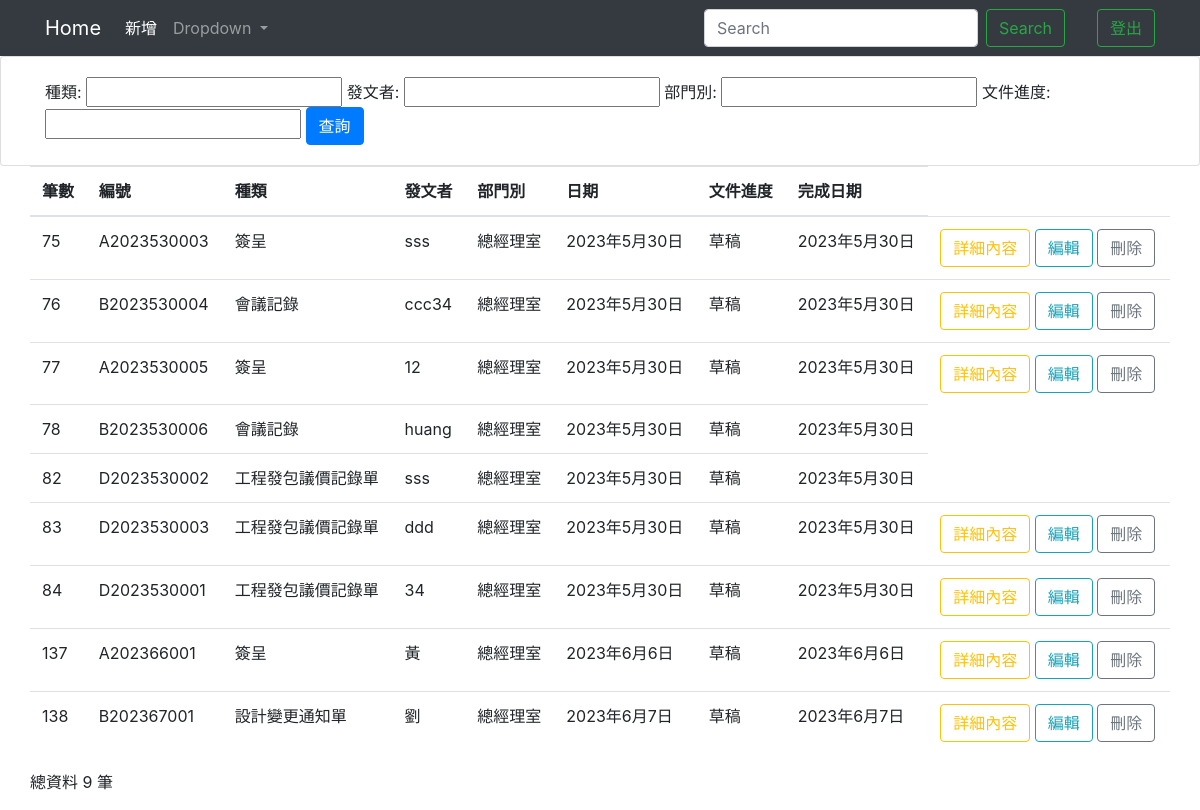
The app's page /homeIndex/ with its own data.
### testapp/models.py (models this page shows)
class Home(models.Model):
    cNumber = models.CharField(max_length=50, default='', null=False)
    cAuther = models.CharField(max_length=20, null=False)#姓名
    cDepartment = models.CharField(max_length=50,null=False)#單位
    cType = models.CharField(max_length=10,default=" ",null=False)
    cProgress = models.CharField(max_length=20,null=False,default='')
    cDate = models.DateField(null=False)#日期
    cEndDate = models.DateField(blank=True, null=True)
    cLock = models.CharField(max_length=5,null=False,default='否')

### testapp/views.py (the view)
# urls.py: path('homeIndex/',homeIndex),
def homeIndex(request):
    if request.user.is_authenticated:
        username=request.user.username
        authenticate=request.user.is_staff
    if 'q' in request.GET:
        q = request.GET['q']
        multiple_q = Q(Q(cNumber__icontains=q) | Q(cType__icontains=q) | Q(cAuther__icontains=q) | Q(cProgress__icontains=q) | Q(cDate__icontains=q) | Q(cEndDate__icontains=q))
        all = Home.objects.filter(multiple_q)
    else:
        all = Home.objects.all().order_by("id")
        homeFilter = HomeFilter(request.GET, queryset=all)
        all = homeFilter.qs
    allHomeCount = len(all)
    return render(request, "homeIndex.html",locals())

### templates/homeIndex.html (shortened to what this page needs)
<!DOCTYPE html>
<html lang="en">
<head>
  <link rel="stylesheet" href="https://cdn.jsdelivr.net/npm/bootstrap@4.6.2/dist/css/bootstrap.min.css">
  {% load static %}
</head>
<body>
  <nav class="navbar navbar-expand-lg navbar-dark bg-dark">
    <div class="container">
      <a class="navbar-brand" href="/homeIndex/">Home</a>
      <div class="collapse navbar-collapse" id="navbarSupportedContent">
        <ul class="navbar-nav mr-auto">
          <li class="nav-item active">
            <a class="nav-link" href="/homePost/">新增 <span class="sr-only">(current)</span></a>
          </li>
          <li class="nav-item dropdown">
            <a class="nav-link dropdown-toggle" href="#" role="button" data-toggle="dropdown" aria-expanded="false">
              Dropdown
            </a>
          </li>
        </ul>
        <form class="form-inline my-2 my-lg-0">
          <input class="form-control mr-sm-2" name='q' type="search" placeholder="Search" aria-label="Search">
          <button class="btn btn-outline-success my-2 my-sm-0" type="submit">Search</button>
        </form>
        <ul class="navbar-nav ml-2">
          <li class="nav-item active">
            <a class="nav-link disabled" style="color: green;">{{username}} <span class="sr-only">(current)</span></a>
          </li>
        </ul>
        <ul class="navbar-nav ml-2">
          <li class="nav-item">
            <button class="btn btn-outline-success my-2 my-sm-0" onclick="Logout(event)">登出</button>
          </li>
        </ul>
      </div>
    </div>
  </nav>
  <div class="row">
    <div class="col">
      <div class="card card-body">
        <form method="GET">
          <div class="container">
            種類: {{homeFilter.form.cType}}
            發文者: {{homeFilter.form.cAuther}}
            部門別: {{homeFilter.form.cDepartment}}
            文件進度: {{homeFilter.form.cProgress}}
            <input type="submit" class="btn btn-primary" value="查詢" />
          </div>
      </form>
      </div>
    </div>
  </div>
  <form action="." method="POST">
    <div class="container">
      <div class="row">
        <table class="table">
          <thead>
            <th scope="col">筆數</th>
            <th scope="col">編號</th>
            <th scope="col">種類</th>
            <th scope="col">發文者</th>
            <th scope="col">部門別</th>
            <th scope="col">日期</th>
            <th scope="col">文件進度</th>
            <th scope="col">完成日期</th>
          </thead>
          <tbody>
            {% for unit in all %}
            <tr>
              <td>{{unit.id}}</td>
              <td>{{unit.cNumber}}</td>
              <td>{{unit.cType}}</td>
              <td>{{unit.cAuther}}</td>
              <td>{{unit.cDepartment}}</td>
              <td>{{unit.cDate}}</td>
              <td>{{unit.cProgress}}</td>
              <td>{{unit.cEndDate}}</td>
              {% if unit.cLock == "否" %}
              <td>
                <button type="button" class="btn btn-outline-warning" id="Detail/{{unit.cNumber}}" onclick="Detail(event)">詳細內容</button>
                <button type="button" class="btn btn-outline-info" id="{{unit.id}}" onclick="Edit(event)">編輯</button>
                <button type="button" class="btn btn-outline-secondary" id="{{unit.id}}" onclick="Delete(event)">刪除</button>
              </td>
              {% elif unit.cLock == "是" and authenticate == True %}
              <td>
                <button type="button" class="btn btn-outline-info" id="{{unit.id}}" onclick="Edit(event)">編輯</button>
              </td>
              {% endif %}
            </tr>
            {% endfor %}
          </tbody>
        </table>
      </div>
    </div>
  </form>
  <div class="container">
    <div class="row">
      <p>總資料 {{allHomeCount}} 筆</p>
    </div>
  </div>
</body>
</html>

### records on screen
Home: id "75", cNumber "A2023530003", cType "簽呈", cAuther "sss", cDepartment "總經理室", cDate "2023年5月30日", cProgress "草稿", cEndDate "2023年5月30日"
Home: id "76", cNumber "B2023530004", cType "會議記錄", cAuther "ccc34", cDepartment "總經理室", cDate "2023年5月30日", cProgress "草稿", cEndDate "2023年5月30日"
Home: id "77", cNumber "A2023530005", cType "簽呈", cAuther "12", cDepartment "總經理室", cDate "2023年5月30日", cProgress "草稿", cEndDate "2023年5月30日"
Home: id "78", cNumber "B2023530006", cType "會議記錄", cAuther "huang", cDepartment "總經理室", cDate "2023年5月30日", cProgress "草稿", cEndDate "2023年5月30日"
Home: id "82", cNumber "D2023530002", cType "工程發包議價記錄單", cAuther "sss", cDepartment "總經理室", cDate "2023年5月30日", cProgress "草稿", cEndDate "2023年5月30日"
Home: id "83", cNumber "D2023530003", cType "工程發包議價記錄單", cAuther "ddd", cDepartment "總經理室", cDate "2023年5月30日", cProgress "草稿", cEndDate "2023年5月30日"
Home: id "84", cNumber "D2023530001", cType "工程發包議價記錄單", cAuther "34", cDepartment "總經理室", cDate "2023年5月30日", cProgress "草稿", cEndDate "2023年5月30日"
Home: id "137", cNumber "A202366001", cType "簽呈", cAuther "黃", cDepartment "總經理室", cDate "2023年6月6日", cProgress "草稿", cEndDate "2023年6月6日"
Home: id "138", cNumber "B202367001", cType "設計變更通知單", cAuther "劉", cDepartment "總經理室", cDate "2023年6月7日", cProgress "草稿", cEndDate "2023年6月7日"

### other values on screen
{{ allHomeCount }} "9"
